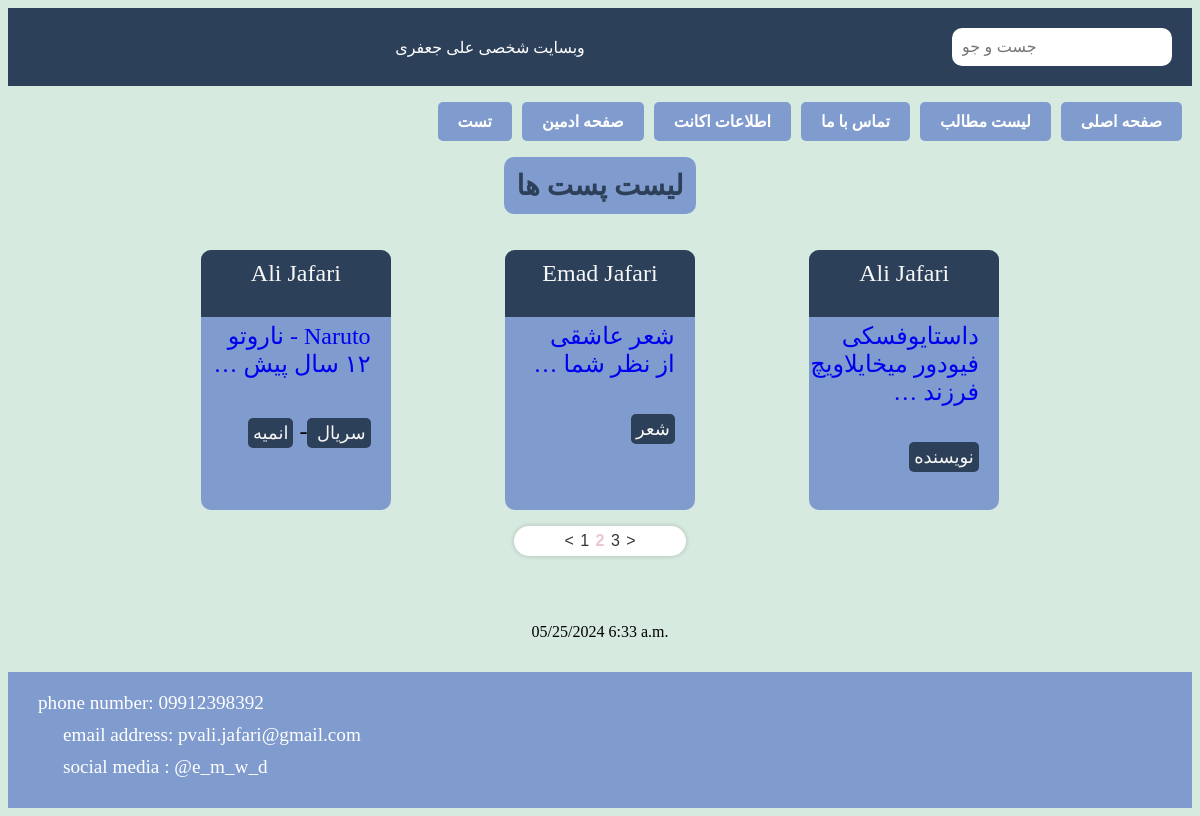
The app's page /post-list/?page=2 with its own data.
### blog/models.py (models this page shows, shortened)
class Post(models.Model):
    STATUS_CHOICES = (
        ('published', 'Published'),
        ('draft', 'Draft')
    )
    status = models.CharField(max_length=10, choices=STATUS_CHOICES, default='draft')
    titles = models.CharField(max_length=250)
    slug = models.SlugField(max_length=250, unique_for_date='publish')
    author = models.ForeignKey(User, on_delete=models.CASCADE, related_name='blog_post')
    body = models.TextField()
    publish = models.DateTimeField(default=timezone.now)
    created = models.DateTimeField(auto_now_add=True)
    updated = models.DateTimeField(auto_now=True)
    objects = models.Manager()
    published = PublishedManager()
    tags = TaggableManager()
    def get_absolute_url(self):
        return reverse('blog:post-detail', args=[self.slug, self.id])
    class Meta:
        ordering = ('-publish',)

### blog/views.py (the view)
# urls.py: path('post-list/', views.post_list, name='post-list'),
def post_list(request, tag_slug=None):
    posts = Post.published.all()
    tag = None
    if tag_slug:
        tag = Tag.objects.get(slug=tag_slug)
        posts = posts.filter(tags__in=[tag])
    paginator = Paginator(posts, 3)
    page = request.GET.get('page')
    try:
        posts = paginator.page(page)
    except PageNotAnInteger:
        posts = paginator.page(1)
    except EmptyPage:
        posts = paginator.page(paginator.num_pages)
    context = {
        'posts': posts,
        'page': page,
        'tag': tag
    }
    return render(request, 'blog/post/list.html', context)

### blog/models.py (called while the page is built)
    def get_queryset(self):
        return super(PublishedManager, self).get_queryset().filter(status='published')

### blog/templates/blog/post/list.html (shortened to what this page needs)
{% extends 'blog/Parrent/base.html' %}
{% load static %}
{% block head %}
    <link rel="stylesheet" href="{% static "css/Posts/post-list.css" %}">
{% endblock %}
{% block content %}
    <h1>لیست پست ها</h1>
    <div class="pl-items">
        {% for post in posts %}
            <span class="pl__sp">
              <a href={{ post.get_absolute_url }}>
                  <div class="pl-content">
                          <div class="pl__content-header">
                              <p class="pl-primery">
                            {{ post.author.first_name }} {{ post.author.last_name  }}
                            </p>
                          </div>
                          <div class="pl__body">
                              <p>
                              {{ post.titles }}
                              </p>
                            <p class="pl__body-p">
                            {{ post.body | truncatewords:3 }}
                            </p>
                          <p>
                              {% for tag in post.tags.all %}
                                  <a  class="tag" href="{% url "blog:post-list-tag" tag.slug %}">
                                  {{ tag.name }}
                                  </a>
                                  {% if not forloop.last %}
                                     -
                                  {% endif %}
                              {% endfor %}
</p>
                          </div>
                  </div>
            </span>
        {% endfor %}
    </div>
    {% include 'blog/partial/pagination.html' with page=posts %}
    <div class="Clock">
        {% now "SHORT_DATETIME_FORMAT" %}
    </div>
{% endblock %}

### blog/static/css/Posts/post-list.css (style rules this page uses)
body * { margin: 0; padding: 0; box-sizing: content-box; }
p { margin: 0; padding: 0; text-decoration: none; }
h1 { align-self: center; font-size: 28px; background-color: #809bce; padding: 12px; border-radius: 10px; color: #2d4059; text-align: right; box-sizing: content-box; width: fit-content; }
a { text-decoration: none; }
.pl-items { width: 80%; display: flex; align-self: center; gap: 40px; flex-wrap: nowrap; justify-content: space-evenly; align-items: stretch; }
.pl__sp { width: 20%; min-height: 30vh; }
.pl-content { background: #809bce; color: #000; display: flex; text-align: right; flex-direction: column; gap: 25px; height: 100%; width: 100%; border-radius: 10px; padding-bottom: 20px; direction: rtl; font-size: 24px; flex-wrap: nowrap; }
.pl__content-header { width: 100%; text-align: center; }
.pl-primery { color: #f7f7f7; height: 100%; width: 100%; margin: 0; background-color: #2d4059; padding: 10px 0 10px; border-top-right-radius: 10px; border-top-left-radius: 10px; }
.pl__body { display: flex; flex-direction: column; padding-right: 20px; gap: 40px; justify-content: space-around; }
.tag { width: 100%; height: 100%; padding: 5px; background-color: #2d4059; font-size: 18px; color: #f7f7f7; border-radius: 5px; margin-top: 20px; }
.Clock { margin: auto; min-width: 100px; }

### blog/static/css/base.css (style rules this page uses)
body { display: flex; flex-direction: column; justify-content: space-between; height: 100%; gap: 1rem; flex-wrap: nowrap; align-items: stretch; background-color: #d6eadf; }

### blog/templates/blog/Parrent/base.html (style rules this page uses)
a { text-decoration: none; }

### records on screen
Post: author.first_name "Ali", author.last_name "Jafari", titles "Naruto - ناروتو", body "۱۲ سال پیش …"
Tag: name "سریال"
Tag: name "انمیه"
Post: author.first_name "Emad", author.last_name "Jafari", titles "شعر عاشقی", body "از نظر شما …"
Tag: name "شعر"
Post: author.first_name "Ali", author.last_name "Jafari", titles "داستایوفسکی", body "فیودور میخایلاویچ فرزند …"
Tag: name "نویسنده"

### other values on screen
{{ i }} "1" "3"
{{ i }} "2"
